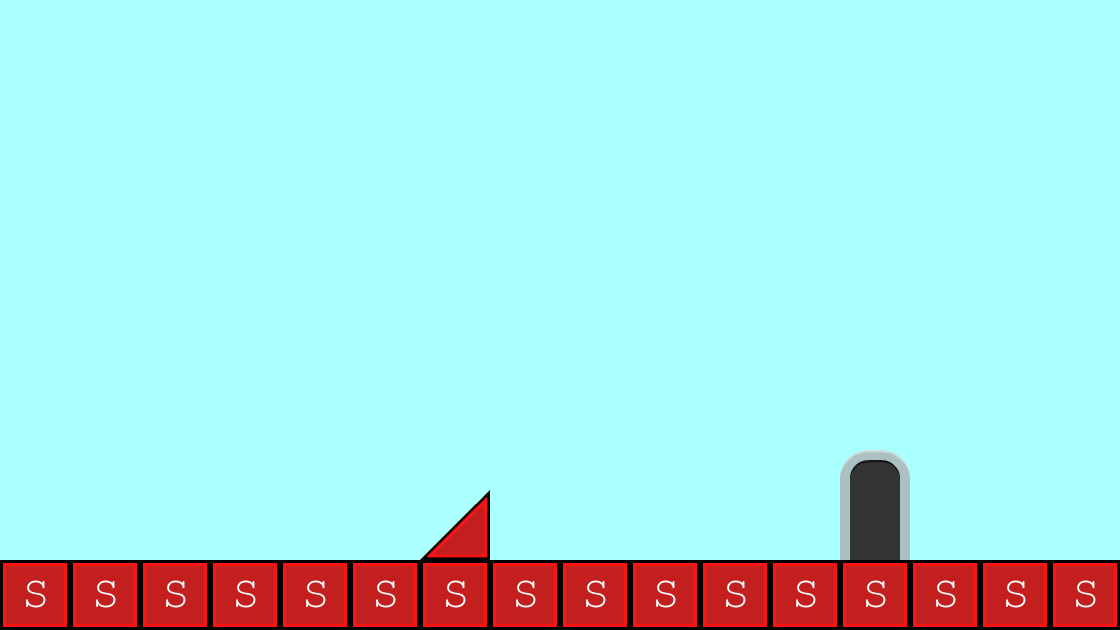

This is a level from a 2D game, rendered from its Tiled map with the project's own tilesets. A one-line summary and the map file follow, with tile-layer data summarised:
An orthogonal 16x9 tile map with 70x70 px tiles, 2 tile layers (background, collision), 2 tilesets and 1 object (levelTrigger).

<map version="1.0" orientation="orthogonal" width="16" height="9" tilewidth="70" tileheight="70" backgroundcolor="#aaffff">
 <tileset firstgid="1" name="background-tiles" tilewidth="70" tileheight="70">
  <image source="../img/background-tiles.png" width="910" height="910" />
 </tileset>
 <tileset firstgid="170" name="meta-tiles" tilewidth="70" tileheight="70">
  <image source="../img/meta-tiles.png" width="350" height="70" />
  <tile id="1">
   <properties>
    <property name="type" value="lslope" />
   </properties>
  </tile>
  <tile id="4">
   <properties>
    <property name="type" value="solid" />
   </properties>
  </tile>
 </tileset>
 <layer name="background" width="16" height="9">
  <data>[144 cells, 19 non-empty, 4 distinct tile ids]</data>
 </layer>
 <layer name="collision" width="16" height="9">
  <data>[144 cells, 17 non-empty, 2 distinct tile ids]</data>
 </layer>
 <objectgroup name="trigger-entities" width="16" height="9">
  <object name="levelTrigger" x="840" y="420" width="70" height="140">
   <properties>
    <property name="level" value="level02" />
    <property name="xSpawn" value="600" />
    <property name="ySpawn" value="200" />
   </properties>
  </object>
 </objectgroup>
</map>
